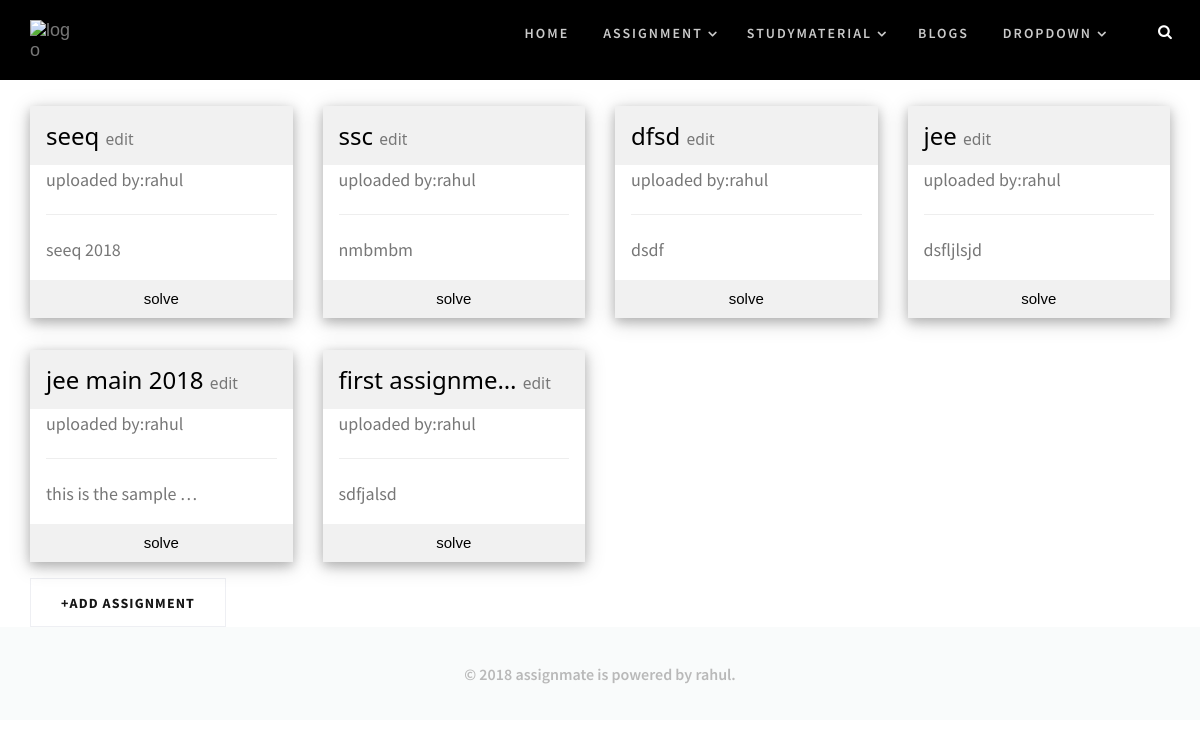
The app's page /myassignment (signed in) with its own data.
### assignment/models.py (models this page shows, shortened)
class Assignment(models.Model):
    user = models.ForeignKey(User, on_delete=models.CASCADE)
    title=models.CharField(max_length=30,default='assignment')
    discription=models.CharField(max_length=500)
    category=models.CharField(max_length=30,blank=True)
    created = models.DateTimeField(auto_now=True)
    objects = AssignmentManager()
    class Meta:
        ordering = ["-created"]
    def __str__(self):
        return self.title

### assignment/views.py (the view)
# urls.py: path('myassignment',view_list_my_assignment,name='my_assignment_page'),
def view_list_my_assignment(request,pk=None):
    if pk:
        user=get_object_or_404(User,pk=pk)#User.objects.get(pk=pk)
    else:
        user = request.user
    studymaterial = Studymaterial.objects.all()
    args={'user':user,'studymaterial': studymaterial}
    return render(request,'assignment/my_assignment_page.html',args)

### assignment/models.py (called while the page is built)
    def get_queryset(self):
        return AssignmentQuerySet(self.model,using=self._db)

    def get_queryset(self):
        return StudymaterialQuerySet(self.model,using=self._db)

### assignment/templates/assignment/my_assignment_page.html (shortened to what this page needs)
{% extends 'accounts/base.html'%}
{% block body %}
<div class="container">
    <div class="row">
        {% for assignment in user.assignment_set.all %}
        <div class="col-lg-3 col-md-3 col-sm-6 col-xs-12 w3-section">
            <div class="w3-card-4 ">
            <header class="w3-container w3-light-grey">
              <h3><a href="{% url 'assignment:assignment' assignment.id %}" data-toggle="tooltip" data-placement="top" title="{{assignment}}">{{ assignment|truncatechars_html:15 }}</a>
                  {% if request.user == assignment.user%}
                     <small><a href="{% url 'assignment:my_assignment_update' assignment.id %}">edit</a></small>
                    {% endif %}
              </h3>
            </header>
            <div class="w3-container">
              <p>uploaded by:{{assignment.user}}</p>
              <hr>
              <a href="javascript:void(0);" data-toggle="tooltip" data-placement="top" title="{{assignment.discription}}"><p>{{assignment.discription|truncatechars_html:20}}</p></a>
            </div>
            <a href="{% url 'assignment:assignment' assignment.id %}"><button class="w3-button w3-block w3-light-grey"> solve</button></a>
            </div>
        </div>
        {% endfor %}
    </div>
</div>
<div class="container">
     <a href="{% url 'assignment:assignment_add' %}" class="btn">+Add Assignment</a>
</div>
{% endblock %}

### accounts/static/accounts/css/style.css (style rules this page uses)
article, aside, details, figcaption, figure, footer, header, hgroup, menu, nav, section { display: block; }
a, input, button, select, textarea { outline: none; }
a { outline: none; text-decoration: none; color: #f1868a; transition: all 0.3s ease-in-out; -webkit-transition: all 0.3s ease-in-out; -moz-transition: all 0.3s ease-in-out; -ms-transition: all 0.3s ease-in-out; }
body { margin: 0; font-size: 14px; color: #686868; -webkit-font-smoothing: antialiased; -moz-osx-font-smoothing: grayscale; overflow-x: hidden; word-wrap: break-word; font-family: 'Playfair Display', serif; }
h3 { font-size: 22px; line-height: 39px; }
h1, h2, h3, h4, h5, h6 { margin: 0; font-weight: 400; }
p { font-size: 18px; line-height: 29px; margin: 0 0 15px; color: #777777; font-family: 'Source Sans Pro', sans-serif; }
.btn { background-color: #fff; border: 1px solid #eeeff3; color: #161616; font-family: 'Source Sans Pro', sans-serif; font-size: 14px; letter-spacing: 1.12px; text-transform: uppercase; border-radius: 0; padding: 13.5px 30px; font-weight: 700; }

### accounts/static/accounts/css/w3.css (style rules this page uses)
*,*:before,*:after { box-sizing:inherit }
html { -ms-text-size-adjust:100%;-webkit-text-size-adjust:100% }
body { margin:0 }
article,aside,details,figcaption,figure,footer,header,main,menu,nav,section,summary { display:block }
a { background-color:transparent;-webkit-text-decoration-skip:objects }
small { font-size:80% }
hr { box-sizing:content-box;height:0;overflow:visible }
button,input,select,textarea { font:inherit;margin:0 }
button,input { overflow:visible }
button,select { text-transform:none }
button,html [type=button],[type=reset],[type=submit] { -webkit-appearance:button }
html,body { font-family:Verdana,sans-serif;font-size:15px;line-height:1.5 }
html { overflow-x:hidden }
h3 { font-size:24px }
h1,h2,h3,h4,h5,h6 { font-family:"Segoe UI",Arial,sans-serif;font-weight:400;margin:10px 0 }
hr { border:0;border-top:1px solid #eee;margin:20px 0 }
a { color:inherit }
.w3-btn,.w3-button { border:none;display:inline-block;padding:8px 16px;vertical-align:middle;overflow:hidden;text-decoration:none;color:inherit;background-color:inherit;text-align:center;cursor:pointer;white-space:nowrap }
.w3-btn,.w3-button { -webkit-touch-callout:none;-webkit-user-select:none;-khtml-user-select:none;-moz-user-select:none;-ms-user-select:none;user-select:none }
.w3-block { display:block;width:100% }
.w3-container:after,.w3-container:before,.w3-panel:after,.w3-panel:before,.w3-row:after,.w3-row:before,.w3-row-padding:after,.w3-row-padding:before, .w3-cell-row:before,.w3-cell-row:after,.w3-clear:after,.w3-clear:before,.w3-bar:before,.w3-bar:after { content:"";display:table;clear:both }
.w3-container,.w3-panel { padding:0.01em 16px }
.w3-card-4,.w3-hover-shadow:hover { box-shadow:0 4px 10px 0 rgba(0,0,0,0.2),0 4px 20px 0 rgba(0,0,0,0.19) }
.w3-section,.w3-code { margin-top:16px!important;margin-bottom:16px!important }
.w3-light-grey,.w3-hover-light-grey:hover,.w3-light-gray,.w3-hover-light-gray:hover { color:#000!important;background-color:#f1f1f1!important }

### accounts/templates/accounts/base.html (style rules this page uses)
* { box-sizing: border-box; }

### records on screen
Assignment: title "seeq", shows "edit", user "rahul", discription "seeq 2018"
Assignment: title "ssc", shows "edit", user "rahul", discription "nmbmbm"
Assignment: title "dfsd", shows "edit", user "rahul", discription "dsdf"
Assignment: title "jee", shows "edit", user "rahul", discription "dsfljlsjd"
Assignment: title "jee main 2018", shows "edit", user "rahul", discription "this is the sample …"
Assignment: title "first assignme…", shows "edit", user "rahul", discription "sdfjalsd"
